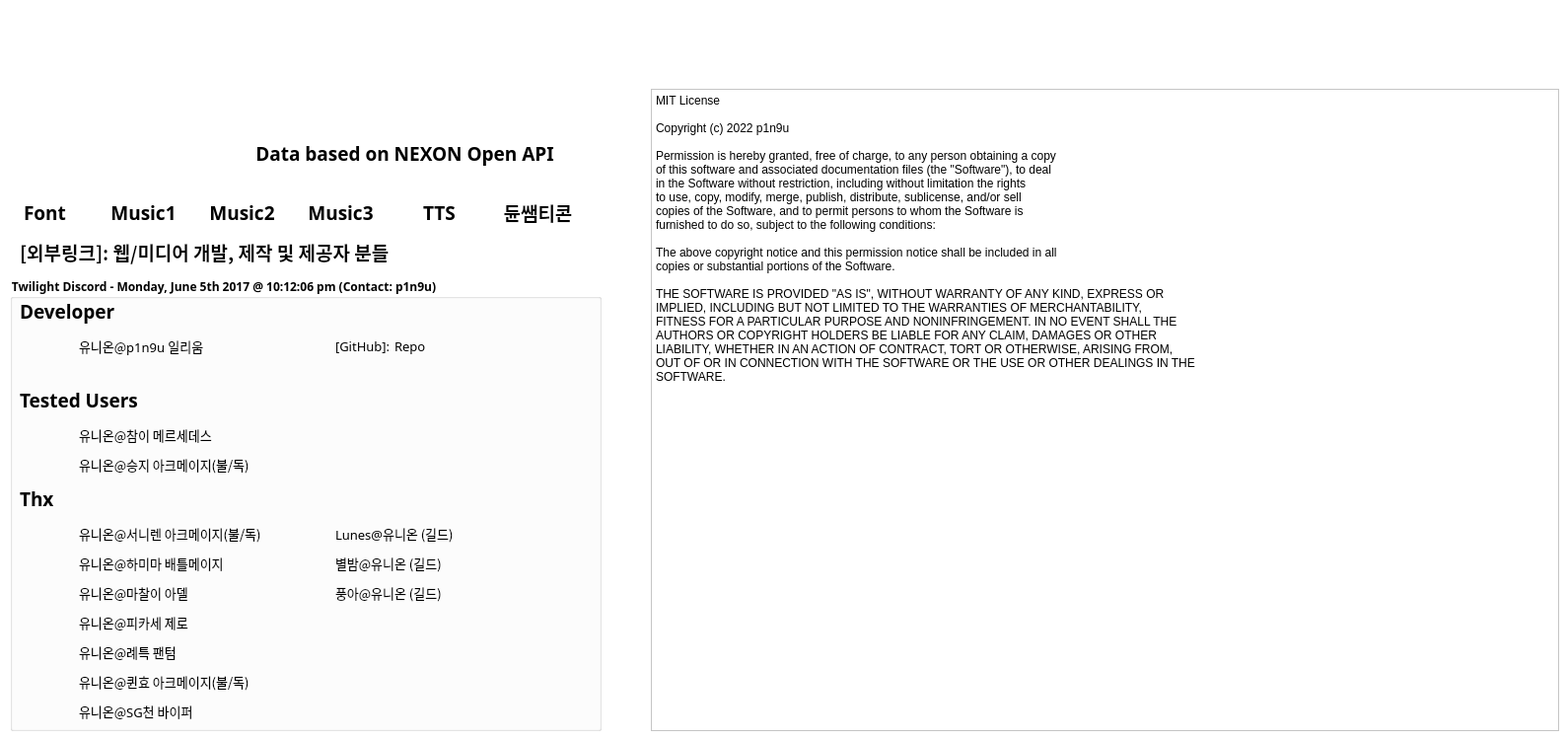
    <widget class="QWidget" name="tab_copyrights">
     <property name="styleSheet">
      <string notr="true">background-color: rgb(255, 255, 255);</string>
     </property>
     <attribute name="title">
      <string>Copyrights</string>
     </attribute>
     <widget class="QLabel" name="lb_cr_nexon_logo">
      <property name="geometry">
       <rect>
        <x>10</x>
        <y>10</y>
        <width>600</width>
        <height>172</height>
       </rect>
      </property>
      <property name="styleSheet">
       <string notr="true">background-color: rgba(255, 255, 255, 0);</string>
      </property>
      <property name="text">
       <string/>
      </property>
     </widget>
     <widget class="QLabel" name="lb_cr_api">
      <property name="geometry">
       <rect>
        <x>250</x>
        <y>140</y>
        <width>321</width>
        <height>31</height>
       </rect>
      </property>
      <property name="font">
       <font>
        <family>메이플스토리</family>
        <pointsize>14</pointsize>
        <weight>75</weight>
        <bold>true</bold>
       </font>
      </property>
      <property name="styleSheet">
       <string notr="true">background-color: rgba(255, 255, 255, 0);</string>
      </property>
      <property name="text">
       <string>Data based on NEXON Open API</string>
      </property>
      <property name="alignment">
       <set>Qt::AlignCenter</set>
      </property>
     </widget>
     <widget class="QLabel" name="lb_cr_font">
      <property name="geometry">
       <rect>
        <x>0</x>
        <y>200</y>
        <width>91</width>
        <height>31</height>
       </rect>
      </property>
      <property name="font">
       <font>
        <family>메이플스토리</family>
        <pointsize>14</pointsize>
        <weight>75</weight>
        <bold>true</bold>
       </font>
      </property>
      <property name="styleSheet">
       <string notr="true">background-color: rgba(255, 255, 255, 0);</string>
      </property>
      <property name="text">
       <string>Font</string>
      </property>
      <property name="alignment">
       <set>Qt::AlignCenter</set>
      </property>
     </widget>
     <widget class="QLabel" name="lb_cr_music1">
      <property name="geometry">
       <rect>
        <x>100</x>
        <y>200</y>
        <width>91</width>
        <height>31</height>
       </rect>
      </property>
      <property name="font">
       <font>
        <family>메이플스토리</family>
        <pointsize>14</pointsize>
        <weight>75</weight>
        <bold>true</bold>
       </font>
      </property>
      <property name="styleSheet">
       <string notr="true">background-color: rgba(255, 255, 255, 0);</string>
      </property>
      <property name="text">
       <string>Music1</string>
      </property>
      <property name="alignment">
       <set>Qt::AlignCenter</set>
      </property>
     </widget>
     <widget class="QLabel" name="lb_cr_music2">
      <property name="geometry">
       <rect>
        <x>200</x>
        <y>200</y>
        <width>91</width>
        <height>31</height>
       </rect>
      </property>
      <property name="font">
       <font>
        <family>메이플스토리</family>
        <pointsize>14</pointsize>
        <weight>75</weight>
        <bold>true</bold>
       </font>
      </property>
      <property name="styleSheet">
       <string notr="true">background-color: rgba(255, 255, 255, 0);</string>
      </property>
      <property name="text">
       <string>Music2</string>
      </property>
      <property name="alignment">
       <set>Qt::AlignCenter</set>
      </property>
     </widget>
     <widget class="QLabel" name="lb_cr_music3">
      <property name="geometry">
       <rect>
        <x>300</x>
        <y>200</y>
        <width>91</width>
        <height>31</height>
       </rect>
      </property>
      <property name="font">
       <font>
        <family>메이플스토리</family>
        <pointsize>14</pointsize>
        <weight>75</weight>
        <bold>true</bold>
       </font>
      </property>
      <property name="styleSheet">
       <string notr="true">background-color: rgba(255, 255, 255, 0);</string>
      </property>
      <property name="text">
       <string>Music3</string>
      </property>
      <property name="alignment">
       <set>Qt::AlignCenter</set>
      </property>
     </widget>
     <widget class="QLabel" name="lb_cr_tts">
      <property name="geometry">
       <rect>
        <x>400</x>
        <y>200</y>
        <width>91</width>
        <height>31</height>
       </rect>
      </property>
      <property name="font">
       <font>
        <family>메이플스토리</family>
        <pointsize>14</pointsize>
        <weight>75</weight>
        <bold>true</bold>
       </font>
      </property>
      <property name="styleSheet">
       <string notr="true">background-color: rgba(255, 255, 255, 0);</string>
      </property>
      <property name="text">
       <string>TTS</string>
      </property>
      <property name="alignment">
       <set>Qt::AlignCenter</set>
      </property>
     </widget>
     <widget class="QLabel" name="lb_cr_webmedia">
      <property name="geometry">
       <rect>
        <x>20</x>
        <y>240</y>
        <width>581</width>
        <height>31</height>
       </rect>
      </property>
      <property name="font">
       <font>
        <family>메이플스토리</family>
        <pointsize>14</pointsize>
        <weight>75</weight>
        <bold>true</bold>
       </font>
      </property>
      <property name="styleSheet">
       <string notr="true">background-color: rgba(255, 255, 255, 0);</string>
      </property>
      <property name="text">
       <string>[외부링크]: 웹/미디어 개발, 제작 및 제공자 분들</string>
      </property>
      <property name="alignment">
       <set>Qt::AlignLeading|Qt::AlignLeft|Qt::AlignVCenter</set>
      </property>
     </widget>
     <widget class="QGroupBox" name="gb_cr_pingu">
      <property name="geometry">
       <rect>
        <x>10</x>
        <y>280</y>
        <width>600</width>
        <height>461</height>
       </rect>
      </property>
      <property name="font">
       <font>
        <family>메이플스토리</family>
        <weight>75</weight>
        <bold>true</bold>
       </font>
      </property>
      <property name="styleSheet">
       <string notr="true">background-color: rgba(255, 255, 255, 0);</string>
      </property>
      <property name="title">
       <string>Twilight Discord - Monday, June 5th 2017 @ 10:12:06 pm (Contact: p1n9u)</string>
      </property>
      <widget class="QLabel" name="lb_cr_dev">
       <property name="geometry">
        <rect>
         <x>10</x>
         <y>20</y>
         <width>101</width>
         <height>31</height>
        </rect>
       </property>
       <property name="font">
        <font>
         <family>메이플스토리</family>
         <pointsize>14</pointsize>
         <weight>75</weight>
         <bold>true</bold>
        </font>
       </property>
       <property name="styleSheet">
        <string notr="true">background-color: rgba(255, 255, 255, 0);</string>
       </property>
       <property name="text">
        <string>Developer</string>
       </property>
       <property name="alignment">
        <set>Qt::AlignLeading|Qt::AlignLeft|Qt::AlignVCenter</set>
       </property>
      </widget>
      <widget class="QLabel" name="lb_cr_dev_pingu">
       <property name="geometry">
        <rect>
         <x>70</x>
         <y>60</y>
         <width>191</width>
         <height>21</height>
        </rect>
       </property>
       <property name="font">
        <font>
         <family>메이플스토리</family>
         <pointsize>10</pointsize>
         <weight>50</weight>
         <bold>false</bold>
        </font>
       </property>
       <property name="styleSheet">
        <string notr="true">background-color: rgba(255, 255, 255, 0);</string>
       </property>
       <property name="text">
        <string>유니온@p1n9u 일리움</string>
       </property>
       <property name="alignment">
        <set>Qt::AlignLeading|Qt::AlignLeft|Qt::AlignVCenter</set>
       </property>
      </widget>
      <widget class="QLabel" name="lb_cr_tusr">
       <property name="geometry">
        <rect>
         <x>10</x>
         <y>110</y>
         <width>131</width>
         <height>31</height>
        </rect>
       </property>
       <property name="font">
        <font>
         <family>메이플스토리</family>
         <pointsize>14</pointsize>
         <weight>75</weight>
         <bold>true</bold>
        </font>
       </property>
       <property name="styleSheet">
        <string notr="true">background-color: rgba(255, 255, 255, 0);</string>
       </property>
       <property name="text">
        <string>Tested Users</string>
       </property>
       <property name="alignment">
        <set>Qt::AlignLeading|Qt::AlignLeft|Qt::AlignVCenter</set>
       </property>
      </widget>
      <widget class="QLabel" name="lb_cr_tusr_cm">
       <property name="geometry">
        <rect>
         <x>70</x>
         <y>150</y>
         <width>191</width>
         <height>21</height>
        </rect>
       </property>
       <property name="font">
        <font>
         <family>메이플스토리</family>
         <pointsize>10</pointsize>
         <weight>50</weight>
         <bold>false</bold>
        </font>
       </property>
       <property name="styleSheet">
        <string notr="true">background-color: rgba(255, 255, 255, 0);</string>
       </property>
       <property name="text">
        <string>유니온@참이 메르세데스</string>
       </property>
       <property name="alignment">
        <set>Qt::AlignLeading|Qt::AlignLeft|Qt::AlignVCenter</set>
       </property>
      </widget>
      <widget class="QLabel" name="lb_cr_thx_guild_lunes">
       <property name="geometry">
        <rect>
         <x>330</x>
         <y>250</y>
         <width>191</width>
         <height>21</height>
        </rect>
       </property>
       <property name="font">
        <font>
         <family>메이플스토리</family>
         <pointsize>10</pointsize>
         <weight>50</weight>
         <bold>false</bold>
        </font>
       </property>
       <property name="styleSheet">
        <string notr="true">background-color: rgba(255, 255, 255, 0);</string>
       </property>
       <property name="text">
        <string>Lunes@유니온 (길드)</string>
       </property>
       <property name="alignment">
        <set>Qt::AlignLeading|Qt::AlignLeft|Qt::AlignVCenter</set>
       </property>
      </widget>
      <widget class="QLabel" name="lb_cr_tusr_sj">
       <property name="geometry">
        <rect>
         <x>70</x>
         <y>180</y>
         <width>191</width>
         <height>21</height>
        </rect>
       </property>
       <property name="font">
        <font>
         <family>메이플스토리</family>
         <pointsize>10</pointsize>
         <weight>50</weight>
         <bold>false</bold>
        </font>
       </property>
       <property name="styleSheet">
        <string notr="true">background-color: rgba(255, 255, 255, 0);</string>
       </property>
       <property name="text">
        <string>유니온@승지 아크메이지(불/독)</string>
       </property>
       <property name="alignment">
        <set>Qt::AlignLeading|Qt::AlignLeft|Qt::AlignVCenter</set>
       </property>
      </widget>
      <widget class="QLabel" name="lb_cr_thx">
       <property name="geometry">
        <rect>
         <x>10</x>
         <y>210</y>
         <width>131</width>
         <height>31</height>
        </rect>
       </property>
       <property name="font">
        <font>
         <family>메이플스토리</family>
         <pointsize>14</pointsize>
         <weight>75</weight>
         <bold>true</bold>
        </font>
       </property>
       <property name="styleSheet">
        <string notr="true">background-color: rgba(255, 255, 255, 0);</string>
       </property>
       <property name="text">
        <string>Thx</string>
       </property>
       <property name="alignment">
        <set>Qt::AlignLeading|Qt::AlignLeft|Qt::AlignVCenter</set>
       </property>
      </widget>
      <widget class="QLabel" name="lb_cr_thx_snr">
       <property name="geometry">
        <rect>
         <x>70</x>
         <y>250</y>
         <width>191</width>
         <height>21</height>
        </rect>
       </property>
       <property name="font">
        <font>
         <family>메이플스토리</family>
         <pointsize>10</pointsize>
         <weight>50</weight>
         <bold>false</bold>
        </font>
       </property>
       <property name="styleSheet">
        <string notr="true">background-color: rgba(255, 255, 255, 0);</string>
       </property>
       <property name="text">
        <string>유니온@서니렌 아크메이지(불/독)</string>
       </property>
       <property name="alignment">
        <set>Qt::AlignLeading|Qt::AlignLeft|Qt::AlignVCenter</set>
       </property>
      </widget>
      <widget class="QLabel" name="lb_cr_thx_hmm">
       <property name="geometry">
        <rect>
         <x>70</x>
         <y>280</y>
         <width>191</width>
         <height>21</height>
        </rect>
       </property>
       <property name="font">
        <font>
         <family>메이플스토리</family>
         <pointsize>10</pointsize>
         <weight>50</weight>
         <bold>false</bold>
        </font>
       </property>
       <property name="styleSheet">
        <string notr="true">background-color: rgba(255, 255, 255, 0);</string>
       </property>
       <property name="text">
        <string>유니온@하미마 배틀메이지</string>
       </property>
       <property name="alignment">
        <set>Qt::AlignLeading|Qt::AlignLeft|Qt::AlignVCenter</set>
       </property>
      </widget>
      <widget class="QLabel" name="lb_cr_thx_mce">
       <property name="geometry">
        <rect>
         <x>70</x>
         <y>310</y>
         <width>191</width>
         <height>21</height>
        </rect>
       </property>
       <property name="font">
        <font>
         <family>메이플스토리</family>
         <pointsize>10</pointsize>
         <weight>50</weight>
         <bold>false</bold>
        </font>
       </property>
       <property name="styleSheet">
        <string notr="true">background-color: rgba(255, 255, 255, 0);</string>
       </property>
       <property name="text">
        <string>유니온@마찰이 아델</string>
       </property>
       <property name="alignment">
        <set>Qt::AlignLeading|Qt::AlignLeft|Qt::AlignVCenter</set>
       </property>
      </widget>
      <widget class="QLabel" name="lb_cr_thx_pks">
       <property name="geometry">
        <rect>
         <x>70</x>
         <y>340</y>
         <width>191</width>
         <height>21</height>
        </rect>
       </property>
       <property name="font">
        <font>
         <family>메이플스토리</family>
         <pointsize>10</pointsize>
         <weight>50</weight>
         <bold>false</bold>
        </font>
       </property>
       <property name="styleSheet">
        <string notr="true">background-color: rgba(255, 255, 255, 0);</string>
       </property>
       <property name="text">
        <string>유니온@피카세 제로</string>
       </property>
       <property name="alignment">
        <set>Qt::AlignLeading|Qt::AlignLeft|Qt::AlignVCenter</set>
       </property>
      </widget>
      <widget class="QLabel" name="lb_cr_thx_rt">
       <property name="geometry">
        <rect>
         <x>70</x>
         <y>370</y>
         <width>191</width>
         <height>21</height>
        </rect>
       </property>
       <property name="font">
        <font>
         <family>메이플스토리</family>
         <pointsize>10</pointsize>
         <weight>50</weight>
         <bold>false</bold>
        </font>
       </property>
       <property name="styleSheet">
        <string notr="true">background-color: rgba(255, 255, 255, 0);</string>
       </property>
       <property name="text">
        <string>유니온@례특 팬텀</string>
       </property>
       <property name="alignment">
        <set>Qt::AlignLeading|Qt::AlignLeft|Qt::AlignVCenter</set>
       </property>
      </widget>
      <widget class="QLabel" name="lb_cr_thx_qh">
       <property name="geometry">
        <rect>
         <x>70</x>
         <y>400</y>
         <width>191</width>
         <height>21</height>
        </rect>
       </property>
       <property name="font">
        <font>
         <family>메이플스토리</family>
         <pointsize>10</pointsize>
         <weight>50</weight>
         <bold>false</bold>
        </font>
       </property>
       <property name="styleSheet">
        <string notr="true">background-color: rgba(255, 255, 255, 0);</string>
       </property>
       <property name="text">
        <string>유니온@퀸효 아크메이지(불/독)</string>
       </property>
       <property name="alignment">
        <set>Qt::AlignLeading|Qt::AlignLeft|Qt::AlignVCenter</set>
       </property>
      </widget>
      <widget class="QLabel" name="lb_cr_thx_sgc">
       <property name="geometry">
        <rect>
         <x>70</x>
         <y>430</y>
         <width>191</width>
         <height>21</height>
        </rect>
       </property>
       <property name="font">
        <font>
         <family>메이플스토리</family>
         <pointsize>10</pointsize>
         <weight>50</weight>
         <bold>false</bold>
        </font>
       </property>
       <property name="styleSheet">
        <string notr="true">background-color: rgba(255, 255, 255, 0);</string>
       </property>
       <property name="text">
        <string>유니온@SG천 바이퍼</string>
       </property>
       <property name="alignment">
        <set>Qt::AlignLeading|Qt::AlignLeft|Qt::AlignVCenter</set>
       </property>
      </widget>
      <widget class="QLabel" name="lb_cr_thx_serverimg">
       <property name="geometry">
        <rect>
         <x>10</x>
         <y>60</y>
         <width>51</width>
         <height>51</height>
        </rect>
       </property>
       <property name="font">
        <font>
         <family>메이플스토리</family>
         <pointsize>10</pointsize>
         <weight>50</weight>
         <bold>false</bold>
        </font>
       </property>
       <property name="styleSheet">
        <string notr="true">background-color: rgba(255, 255, 255, 0);</string>
       </property>
       <property name="text">
        <string/>
       </property>
       <property name="alignment">
        <set>Qt::AlignLeading|Qt::AlignLeft|Qt::AlignVCenter</set>
       </property>
      </widget>
      <widget class="QLabel" name="lb_cr_dev_gittxt">
       <property name="geometry">
        <rect>
         <x>330</x>
         <y>60</y>
         <width>61</width>
         <height>21</height>
        </rect>
       </property>
       <property name="font">
        <font>
         <family>메이플스토리</family>
         <pointsize>10</pointsize>
         <weight>50</weight>
         <bold>false</bold>
        </font>
       </property>
       <property name="styleSheet">
        <string notr="true">background-color: rgba(255, 255, 255, 0);</string>
       </property>
       <property name="text">
        <string>[GitHub]:</string>
       </property>
       <property name="alignment">
        <set>Qt::AlignLeading|Qt::AlignLeft|Qt::AlignVCenter</set>
       </property>
      </widget>
      <widget class="QLabel" name="lb_cr_dev_gitlink">
       <property name="geometry">
        <rect>
         <x>390</x>
         <y>60</y>
         <width>41</width>
         <height>21</height>
        </rect>
       </property>
       <property name="font">
        <font>
         <family>메이플스토리</family>
         <pointsize>10</pointsize>
         <weight>50</weight>
         <bold>false</bold>
        </font>
       </property>
       <property name="styleSheet">
        <string notr="true">background-color: rgba(255, 255, 255, 0);</string>
       </property>
       <property name="text">
        <string>Repo</string>
       </property>
       <property name="alignment">
        <set>Qt::AlignLeading|Qt::AlignLeft|Qt::AlignVCenter</set>
       </property>
      </widget>
      <widget class="QLabel" name="lb_cr_thx_guildimg">
       <property name="geometry">
        <rect>
         <x>270</x>
         <y>250</y>
         <width>51</width>
         <height>51</height>
        </rect>
       </property>
       <property name="font">
        <font>
         <family>메이플스토리</family>
         <pointsize>10</pointsize>
         <weight>50</weight>
         <bold>false</bold>
        </font>
       </property>
       <property name="styleSheet">
        <string notr="true">background-color: rgba(255, 255, 255, 0);</string>
       </property>
       <property name="text">
        <string/>
       </property>
       <property name="alignment">
        <set>Qt::AlignLeading|Qt::AlignLeft|Qt::AlignVCenter</set>
       </property>
      </widget>
      <widget class="QLabel" name="lb_cr_thx_guild_starnight">
       <property name="geometry">
        <rect>
         <x>330</x>
         <y>280</y>
         <width>191</width>
         <height>21</height>
        </rect>
       </property>
       <property name="font">
        <font>
         <family>메이플스토리</family>
         <pointsize>10</pointsize>
         <weight>50</weight>
         <bold>false</bold>
        </font>
       </property>
       <property name="styleSheet">
        <string notr="true">background-color: rgba(255, 255, 255, 0);</string>
       </property>
       <property name="text">
        <string>별밤@유니온 (길드)</string>
       </property>
       <property name="alignment">
        <set>Qt::AlignLeading|Qt::AlignLeft|Qt::AlignVCenter</set>
       </property>
      </widget>
      <widget class="QLabel" name="lb_cr_thx_guild_punga">
       <property name="geometry">
        <rect>
         <x>330</x>
         <y>310</y>
         <width>191</width>
         <height>21</height>
        </rect>
       </property>
       <property name="font">
        <font>
         <family>메이플스토리</family>
         <pointsize>10</pointsize>
         <weight>50</weight>
         <bold>false</bold>
        </font>
       </property>
       <property name="styleSheet">
        <string notr="true">background-color: rgba(255, 255, 255, 0);</string>
       </property>
       <property name="text">
        <string>풍아@유니온 (길드)</string>
       </property>
       <property name="alignment">
        <set>Qt::AlignLeading|Qt::AlignLeft|Qt::AlignVCenter</set>
       </property>
      </widget>
      <widget class="QLabel" name="lb_cr_dev_gitimg">
       <property name="geometry">
        <rect>
         <x>270</x>
         <y>60</y>
         <width>51</width>
         <height>51</height>
        </rect>
       </property>
       <property name="font">
        <font>
         <family>메이플스토리</family>
         <pointsize>10</pointsize>
         <weight>50</weight>
         <bold>false</bold>
        </font>
       </property>
       <property name="styleSheet">
        <string notr="true">background-color: rgba(255, 255, 255, 0);</string>
       </property>
       <property name="text">
        <string/>
       </property>
       <property name="alignment">
        <set>Qt::AlignLeading|Qt::AlignLeft|Qt::AlignVCenter</set>
       </property>
      </widget>
     </widget>
     <widget class="QTextEdit" name="te_cr_lic">
      <property name="geometry">
       <rect>
        <x>660</x>
        <y>90</y>
        <width>921</width>
        <height>651</height>
       </rect>
      </property>
      <property name="mouseTracking">
       <bool>false</bool>
      </property>
      <property name="acceptDrops">
       <bool>false</bool>
      </property>
      <property name="verticalScrollBarPolicy">
       <enum>Qt::ScrollBarAlwaysOff</enum>
      </property>
      <property name="horizontalScrollBarPolicy">
       <enum>Qt::ScrollBarAlwaysOff</enum>
      </property>
      <property name="undoRedoEnabled">
       <bool>false</bool>
      </property>
      <property name="readOnly">
       <bool>true</bool>
      </property>
      <property name="html">
       <string>&lt;!DOCTYPE HTML PUBLIC &quot;-//W3C//DTD HTML 4.0//EN&quot; &quot;http://www.w3.org/TR/REC-html40/strict.dtd&quot;&gt;
&lt;html&gt;&lt;head&gt;&lt;meta name=&quot;qrichtext&quot; content=&quot;1&quot; /&gt;&lt;style type=&quot;text/css&quot;&gt;
p, li { white-space: pre-wrap; }
&lt;/style&gt;&lt;/head&gt;&lt;body style=&quot; font-family:'Gulim'; font-size:9pt; font-weight:400; font-style:normal;&quot;&gt;
&lt;p style=&quot; margin-top:0px; margin-bottom:0px; margin-left:0px; margin-right:0px; -qt-block-indent:0; text-indent:0px;&quot;&gt;&lt;span style=&quot; font-family:'메이플스토리';&quot;&gt;MIT License&lt;/span&gt;&lt;/p&gt;
&lt;p style=&quot;-qt-paragraph-type:empty; margin-top:0px; margin-bottom:0px; margin-left:0px; margin-right:0px; -qt-block-indent:0; text-indent:0px; font-family:'메이플스토리';&quot;&gt;&lt;br /&gt;&lt;/p&gt;
&lt;p style=&quot; margin-top:0px; margin-bottom:0px; margin-left:0px; margin-right:0px; -qt-block-indent:0; text-indent:0px;&quot;&gt;&lt;span style=&quot; font-family:'메이플스토리';&quot;&gt;Copyright (c) 2022 p1n9u&lt;/span&gt;&lt;/p&gt;
&lt;p style=&quot;-qt-paragraph-type:empty; margin-top:0px; margin-bottom:0px; margin-left:0px; margin-right:0px; -qt-block-indent:0; text-indent:0px; font-family:'메이플스토리';&quot;&gt;&lt;br /&gt;&lt;/p&gt;
&lt;p style=&quot; margin-top:0px; margin-bottom:0px; margin-left:0px; margin-right:0px; -qt-block-indent:0; text-indent:0px;&quot;&gt;&lt;span style=&quot; font-family:'메이플스토리';&quot;&gt;Permission is hereby granted, free of charge, to any person obtaining a copy&lt;/span&gt;&lt;/p&gt;
&lt;p style=&quot; margin-top:0px; margin-bottom:0px; margin-left:0px; margin-right:0px; -qt-block-indent:0; text-indent:0px;&quot;&gt;&lt;span style=&quot; font-family:'메이플스토리';&quot;&gt;of this software and associated documentation files (the &amp;quot;Software&amp;quot;), to deal&lt;/span&gt;&lt;/p&gt;
&lt;p style=&quot; margin-top:0px; margin-bottom:0px; margin-left:0px; margin-right:0px; -qt-block-indent:0; text-indent:0px;&quot;&gt;&lt;span style=&quot; font-family:'메이플스토리';&quot;&gt;in the Software without restriction, including without limitation the rights&lt;/span&gt;&lt;/p&gt;
&lt;p style=&quot; margin-top:0px; margin-bottom:0px; margin-left:0px; margin-right:0px; -qt-block-indent:0; text-indent:0px;&quot;&gt;&lt;span style=&quot; font-family:'메이플스토리';&quot;&gt;to use, copy, modify, merge, publish, distribute, sublicense, and/or sell&lt;/span&gt;&lt;/p&gt;
&lt;p style=&quot; margin-top:0px; margin-bottom:0px; margin-left:0px; margin-right:0px; -qt-block-indent:0; text-indent:0px;&quot;&gt;&lt;span style=&quot; font-family:'메이플스토리';&quot;&gt;copies of the Software, and to permit persons to whom the Software is&lt;/span&gt;&lt;/p&gt;
&lt;p style=&quot; margin-top:0px; margin-bottom:0px; margin-left:0px; margin-right:0px; -qt-block-indent:0; text-indent:0px;&quot;&gt;&lt;span style=&quot; font-family:'메이플스토리';&quot;&gt;furnished to do so, subject to the following conditions:&lt;/span&gt;&lt;/p&gt;
&lt;p style=&quot;-qt-paragraph-type:empty; margin-top:0px; margin-bottom:0px; margin-left:0px; margin-right:0px; -qt-block-indent:0; text-indent:0px; font-family:'메이플스토리';&quot;&gt;&lt;br /&gt;&lt;/p&gt;
&lt;p style=&quot; margin-top:0px; margin-bottom:0px; margin-left:0px; margin-right:0px; -qt-block-indent:0; text-indent:0px;&quot;&gt;&lt;span style=&quot; font-family:'메이플스토리';&quot;&gt;The above copyright notice and this permission notice shall be included in all&lt;/span&gt;&lt;/p&gt;
&lt;p style=&quot; margin-top:0px; margin-bottom:0px; margin-left:0px; margin-right:0px; -qt-block-indent:0; text-indent:0px;&quot;&gt;&lt;span style=&quot; font-family:'메이플스토리';&quot;&gt;copies or substantial portions of the Software.&lt;/span&gt;&lt;/p&gt;
&lt;p style=&quot;-qt-paragraph-type:empty; margin-top:0px; margin-bottom:0px; margin-left:0px; margin-right:0px; -qt-block-indent:0; text-indent:0px; font-family:'메이플스토리';&quot;&gt;&lt;br /&gt;&lt;/p&gt;
&lt;p style=&quot; margin-top:0px; margin-bottom:0px; margin-left:0px; margin-right:0px; -qt-block-indent:0; text-indent:0px;&quot;&gt;&lt;span style=&quot; font-family:'메이플스토리';&quot;&gt;THE SOFTWARE IS PROVIDED &amp;quot;AS IS&amp;quot;, WITHOUT WARRANTY OF ANY KIND, EXPRESS OR&lt;/span&gt;&lt;/p&gt;
&lt;p style=&quot; margin-top:0px; margin-bottom:0px; margin-left:0px; margin-right:0px; -qt-block-indent:0; text-indent:0px;&quot;&gt;&lt;span style=&quot; font-family:'메이플스토리';&quot;&gt;IMPLIED, INCLUDING BUT NOT LIMITED TO THE WARRANTIES OF MERCHANTABILITY,&lt;/span&gt;&lt;/p&gt;
&lt;p style=&quot; margin-top:0px; margin-bottom:0px; margin-left:0px; margin-right:0px; -qt-block-indent:0; text-indent:0px;&quot;&gt;&lt;span style=&quot; font-family:'메이플스토리';&quot;&gt;FITNESS FOR A PARTICULAR PURPOSE AND NONINFRINGEMENT. IN NO EVENT SHALL THE&lt;/span&gt;&lt;/p&gt;
&lt;p style=&quot; margin-top:0px; margin-bottom:0px; margin-left:0px; margin-right:0px; -qt-block-indent:0; text-indent:0px;&quot;&gt;&lt;span style=&quot; font-family:'메이플스토리';&quot;&gt;AUTHORS OR COPYRIGHT HOLDERS BE LIABLE FOR ANY CLAIM, DAMAGES OR OTHER&lt;/span&gt;&lt;/p&gt;
&lt;p style=&quot; margin-top:0px; margin-bottom:0px; margin-left:0px; margin-right:0px; -qt-block-indent:0; text-indent:0px;&quot;&gt;&lt;span style=&quot; font-family:'메이플스토리';&quot;&gt;LIABILITY, WHETHER IN AN ACTION OF CONTRACT, TORT OR OTHERWISE, ARISING FROM,&lt;/span&gt;&lt;/p&gt;
&lt;p style=&quot; margin-top:0px; margin-bottom:0px; margin-left:0px; margin-right:0px; -qt-block-indent:0; text-indent:0px;&quot;&gt;&lt;span style=&quot; font-family:'메이플스토리';&quot;&gt;OUT OF OR IN CONNECTION WITH THE SOFTWARE OR THE USE OR OTHER DEALINGS IN THE&lt;/span&gt;&lt;/p&gt;
&lt;p style=&quot; margin-top:0px; margin-bottom:0px; margin-left:0px; margin-right:0px; -qt-block-indent:0; text-indent:0px;&quot;&gt;&lt;span style=&quot; font-family:'메이플스토리';&quot;&gt;SOFTWARE.&lt;/span&gt;&lt;/p&gt;&lt;/body&gt;&lt;/html&gt;</string>
      </property>
      <property name="textInteractionFlags">
       <set>Qt::NoTextInteraction</set>
      </property>
     </widget>
     <widget class="QLabel" name="lb_cr_licimg">
      <property name="geometry">
       <rect>
        <x>660</x>
        <y>10</y>
        <width>920</width>
        <height>72</height>
       </rect>
      </property>
      <property name="font">
       <font>
        <family>메이플스토리</family>
        <pointsize>10</pointsize>
        <weight>50</weight>
        <bold>false</bold>
       </font>
      </property>
      <property name="styleSheet">
       <string notr="true">background-color: rgba(255, 255, 255, 0);</string>
      </property>
      <property name="text">
       <string/>
      </property>
      <property name="alignment">
       <set>Qt::AlignLeading|Qt::AlignLeft|Qt::AlignVCenter</set>
      </property>
     </widget>
     <widget class="QLabel" name="lb_cr_dune">
      <property name="geometry">
       <rect>
        <x>500</x>
        <y>200</y>
        <width>91</width>
        <height>31</height>
       </rect>
      </property>
      <property name="font">
       <font>
        <family>메이플스토리</family>
        <pointsize>14</pointsize>
        <weight>75</weight>
        <bold>true</bold>
       </font>
      </property>
      <property name="styleSheet">
       <string notr="true">background-color: rgba(255, 255, 255, 0);</string>
      </property>
      <property name="text">
       <string>듄쌤티콘</string>
      </property>
      <property name="alignment">
       <set>Qt::AlignCenter</set>
      </property>
     </widget>
    </widget>
